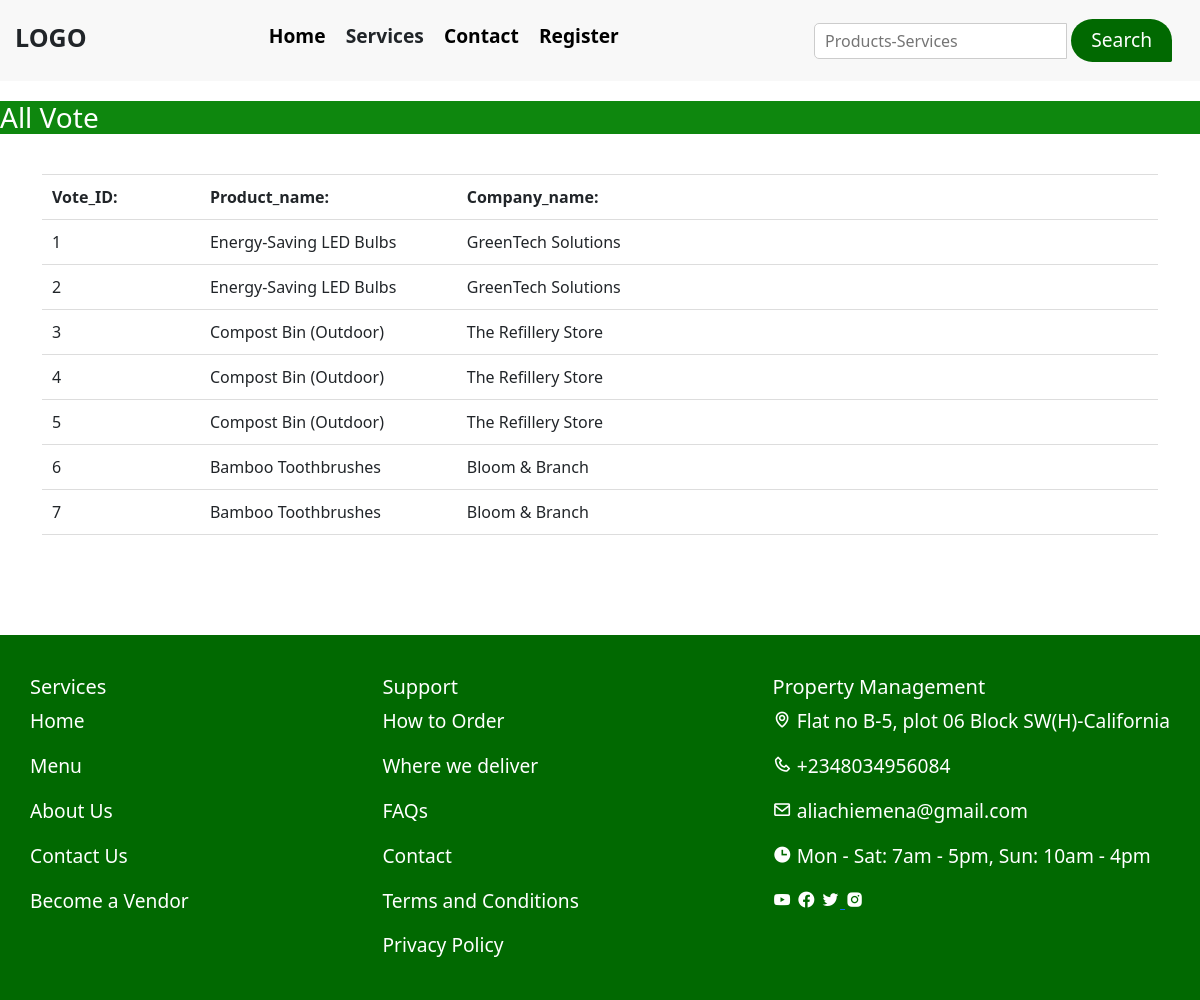
Page /view_votes.php on the committed database.
### tables this page shows
CREATE TABLE `vote` (
  `vote_id` int(11) NOT NULL,
  `company_id` int(11) NOT NULL,
  `product_id` int(11) NOT NULL
);

CREATE TABLE `products_services` (
  `Product_id` int(11) NOT NULL,
  `Company_id` int(11) NOT NULL,
  `Product_name` varchar(255) NOT NULL,
  `Description` text DEFAULT NULL,
  `Size` varchar(50) DEFAULT NULL,
  `Environmental_benefits` text DEFAULT NULL,
  `Price` decimal(12,3) NOT NULL,
  `Price_category` enum('Affordable','Moderate','Premium') DEFAULT NULL
);

CREATE TABLE `company` (
  `Company_id` int(11) NOT NULL,
  `Company_name` varchar(255) NOT NULL,
  `Email` varchar(50) NOT NULL,
  `Password` varchar(255) NOT NULL,
  `Phone_number` varchar(50) DEFAULT NULL,
  `Product_Services` varchar(255) DEFAULT NULL
);

### view_votes.php (the view, shortened to what this page needs)
<?php
require_once('nav.php');
$conn = db_connect();
?>
<!DOCTYPE html>
<html lang="en">
<head>
    <link href='https://unpkg.com/boxicons@2.1.4/css/boxicons.min.css' rel='stylesheet'>
    <link rel="stylesheet" href="https://cdn.jsdelivr.net/npm/bootstrap@5.3.3/dist/css/bootstrap.min.css"/>
    <link rel="stylesheet" href="Frontend/public/resident.css">
    <link rel="stylesheet" href="Frontend/public/index.css">
    <link rel="stylesheet" href="Frontend/public/dashboard.css">
</head>
<body>
    <div style="background-color:rgba(0, 129, 0, 0.945); color:white">
<marquee behavior='scroll' scrollamount='9' direction='right' onmouseover='this.stop();' onmouseout='this.start();'><h3 style=' margin-top:20px; margin-bottom: 20px;'>All Vote</h3></marquee>
</div>
<main class="container">
<table width="402" border="1">
    <tbody>
        <tr>
            <td colspan="8">
            </td>
        </tr>
        <tr>
            <th width="18">Vote_ID:</th>
            <th width="18">Product_name:</th>
            <th width="380">Company_name:</th>
        </tr>
        <?php
        $sql_query = "SELECT vote_id, p.Product_name, c.Company_name
        FROM Vote v
        INNER JOIN Products_services p  ON v.product_id = p.Product_id
        INNER JOIN Company c ON v.Company_id = c.Company_id";
        $result = $conn->query($sql_query);
        if ($result->num_rows > 0) {
            while ($row = $result->fetch_assoc()) { ?>
                <tr>
                    <td><?php echo $row['vote_id']; ?></td>
                    <td><?php echo $row['Product_name']; ?></td>
                    <td><?php echo $row['Company_name']; ?></td>
                </tr> <?php }
} ?>
    </tbody>
</table>
</main>
<?php
require_once('footer.php');
?>
</body>
</html>

### Frontend/public/resident.css (style rules this page uses)
* { box-sizing: border-box; }
:root { --pink: rgb(240, 69, 43); --pinkAlt: rgb(199, 50, 27); --red: red; --green: rgb(86, 141, 51); --greenAlt: rgba(0, 129, 0, 0.945); --greentexiary: rgb(32, 150, 124); --blue: rgb(30, 144, 255); --sec_white: white; --sec_gray: rgb(248, 248, 248); --texiary_yellow: rgb(255, 238, 136); --texiary_brown: rgb(204, 187, 168); --milkcolor: rgb(241, 238, 236); --black: black; --grey: rgba(24, 23, 23, 0.301); --border-radius: 30px 30px 2px; --font-size: 1.2rem; }
div { font-size: var(--font-size); }
main { margin-bottom: 100px; }
@media screen and (max-width: 2000px) { nav, .navbar, .navbar_mobile, footer, main { max-width: 2000px; } }
@media screen and (max-width: 2000px) { main, footer { min-height: 360px; } }

### Frontend/public/index.css (style rules this page uses)
:root { --pink: rgb(240, 69, 43); --pinkAlt: rgb(199, 50, 27); --green: rgb(86, 141, 51); --greenAlt: rgb(1, 105, 1); --greentexiary: rgb(32, 150, 124); --blue: rgb(30, 144, 255); --black: black; --sec_white: white; --sec_gray: rgb(248, 248, 248); --texiary_yellow: rgb(255, 238, 136); --texiary_brown: rgb(204, 187, 168); --border-radius: 30px 30px 2px; --font-size: 1.2rem; }

### navbar/navbar.css (style rules this page uses)
* { margin: 0; padding: 0; box-sizing: border-box; }
body { font-family: sans-serif; }

### Frontend/public/dashboard.css (style rules this page uses)
table { width: 100%; }
th,td { padding: 10px; text-align: left; border-bottom: 1px solid #ddd; }

### view_votes.php (style rules this page uses)
table { border: none; }

### rows in the picture
vote: vote_id "1", product.Product_name "Energy-Saving LED Bulbs", company.Company_name "GreenTech Solutions"
vote: vote_id "2", product.Product_name "Energy-Saving LED Bulbs", company.Company_name "GreenTech Solutions"
vote: vote_id "3", product.Product_name "Compost Bin (Outdoor)", company.Company_name "The Refillery Store"
vote: vote_id "4", product.Product_name "Compost Bin (Outdoor)", company.Company_name "The Refillery Store"
vote: vote_id "5", product.Product_name "Compost Bin (Outdoor)", company.Company_name "The Refillery Store"
vote: vote_id "6", product.Product_name "Bamboo Toothbrushes", company.Company_name "Bloom & Branch"
vote: vote_id "7", product.Product_name "Bamboo Toothbrushes", company.Company_name "Bloom & Branch"
